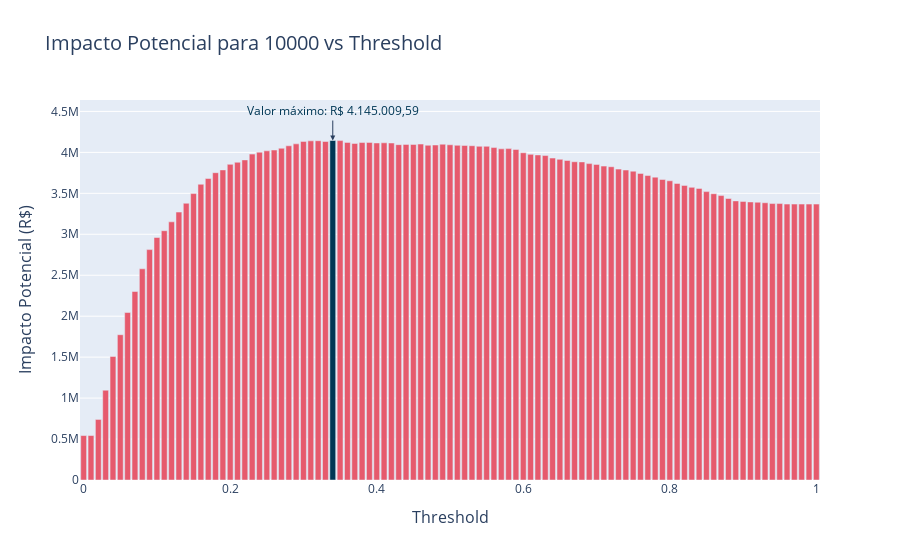

The cell this chart's notebook holds for it:
### Code cell
# Encontrar o índice e o valor do maior impacto_potencial
max_index = df_impact['impacto_potencial'].idxmax()
max_value = df_impact['impacto_potencial'].max()

# Criar gráfico de barras para o impacto total
fig_bar = px.bar(df_impact, x='threshold', y='impacto_potencial',
                 title=f'Impacto Potencial para {n_cliente} vs Threshold',
                 labels={'threshold': 'Threshold', 'impacto_potencial': 'Impacto Potencial (R$)'})

# Alterar a cor da barra máxima
colors = ['#e65a6d'] * len(df_impact) #red
colors[max_index] = '#003755'  # Destacar a barra máxima com cor azul

fig_bar.update_traces(marker_color=colors)

# Adicionar anotação para o valor mais alto
fig_bar.add_annotation(
    x=df_impact['threshold'][max_index],
    y=max_value,
    text=f'Valor máximo: R$ {valor(max_value)}',
    showarrow=True,
    arrowhead=2,
    ax=0,
    ay=-30,
    font=dict(color="#003755", size=12)
)

fig_bar.update_layout(
    title_font_size=20,
    xaxis_title_font_size=16,
    yaxis_title_font_size=16
)

fig_bar.show()

### Figure 1 — Plotly figure (JSON) as saved in the notebook; plotly's stock layout.template omitted (floating-point values rounded to 4 significant figures)
{"data": [{"alignmentgroup": "True", "hovertemplate": "Threshold=%{x}<br>Impacto Potencial (R$)=%{y}<extra></extra>", "legendgroup": "", "marker": {"color": ["#e65a6d", "#e65a6d", "#e65a6d", "#e65a6d", "#e65a6d", "#e65a6d", "#e65a6d", "#e65a6d", "#e65a6d", "#e65a6d", "#e65a6d", "#e65a6d", "#e65a6d", "#e65a6d", "#e65a6d", "#e65a6d", "#e65a6d", "#e65a6d", "#e65a6d", "#e65a6d", "#e65a6d", "#e65a6d", "#e65a6d", "#e65a6d", "#e65a6d", "#e65a6d", "#e65a6d", "#e65a6d", "#e65a6d", "#e65a6d", "#e65a6d", "#e65a6d", "#e65a6d", "#e65a6d", "#003755", "#e65a6d", "#e65a6d", "#e65a6d", "#e65a6d", "#e65a6d", "#e65a6d", "#e65a6d", "#e65a6d", "#e65a6d", "#e65a6d", "#e65a6d", "#e65a6d", "#e65a6d", "#e65a6d", "#e65a6d", "#e65a6d", "#e65a6d", "#e65a6d", "#e65a6d", "#e65a6d", "#e65a6d", "#e65a6d", "#e65a6d", "#e65a6d", "#e65a6d", "#e65a6d", "#e65a6d", "#e65a6d", "#e65a6d", "#e65a6d", "#e65a6d", "#e65a6d", "#e65a6d", "#e65a6d", "#e65a6d", "#e65a6d", "#e65a6d", "#e65a6d", "#e65a6d", "#e65a6d", "#e65a6d", "#e65a6d", "#e65a6d", "#e65a6d", "#e65a6d", "#e65a6d", "#e65a6d", "#e65a6d", "#e65a6d", "#e65a6d", "#e65a6d", "#e65a6d", "#e65a6d", "#e65a6d", "#e65a6d", "#e65a6d", "#e65a6d", "#e65a6d", "#e65a6d", "#e65a6d", "#e65a6d", "#e65a6d", "#e65a6d", "#e65a6d", "#e65a6d", "#e65a6d"], "pattern": {"shape": ""}}, "name": "", "offsetgroup": "", "orientation": "v", "showlegend": false, "textposition": "auto", "type": "bar", "x": [0, 0.01, 0.02, 0.03, 0.04, 0.05, 0.06, 0.07, 0.08, 0.09, 0.1, 0.11, 0.12, 0.13, 0.14, 0.15, 0.16, 0.17, 0.18, 0.19, 0.2, 0.21, 0.22, 0.23, 0.24, 0.25, 0.26, 0.27, 0.28, 0.29, 0.3, 0.31, 0.32, 0.33, 0.34, 0.35, 0.36, 0.37, 0.38, 0.39, 0.4, 0.41, 0.42, 0.43, 0.44, 0.45, 0.46, 0.47, 0.48, 0.49, 0.5, 0.51, 0.52, 0.53, 0.54, 0.55, 0.56, 0.57, 0.58, 0.59, 0.6, 0.61, 0.62, 0.63, 0.64, 0.65, 0.66, 0.67, 0.68, 0.69, 0.7, 0.71, 0.72, 0.73, 0.74, 0.75, 0.76, 0.77, 0.78, 0.79, 0.8, 0.81, 0.82, 0.83, 0.84, 0.85, 0.86, 0.87, 0.88, 0.89, 0.9, 0.91, 0.92, 0.93, 0.94, 0.95, 0.96, 0.97, 0.98, 0.99, 1], "xaxis": "x", "y": [542900.0, 542900.0, 739400.0, 1096000.0, 1508000.0, 1774000.0, 2045000.0, 2301000.0, 2579000.0, 2813000.0, 2961000.0, 3044000.0, 3152000.0, 3271000.0, 3378000.0, 3497000.0, 3610000.0, 3681000.0, 3752000.0, 3786000.0, 3854000.0, 3879000.0, 3908000.0, 3979000.0, 4002000.0, 4019000.0, 4029000.0, 4050000.0, 4080000.0, 4104000.0, 4134000.0, 4141000.0, 4142000.0, 4133000.0, 4145000.0, 4144000.0, 4122000.0, 4109000.0, 4120000.0, 4122000.0, 4115000.0, 4117000.0, 4114000.0, 4094000.0, 4098000.0, 4097000.0, 4102000.0, 4087000.0, 4090000.0, 4100000.0, 4093000.0, 4086000.0, 4084000.0, 4081000.0, 4074000.0, 4074000.0, 4059000.0, 4043000.0, 4046000.0, 4035000.0, 3995000.0, 3976000.0, 3969000.0, 3961000.0, 3931000.0, 3915000.0, 3901000.0, 3885000.0, 3884000.0, 3863000.0, 3853000.0, 3832000.0, 3825000.0, 3796000.0, 3785000.0, 3770000.0, 3743000.0, 3717000.0, 3698000.0, 3669000.0, 3653000.0, 3621000.0, 3597000.0, 3573000.0, 3560000.0, 3521000.0, 3495000.0, 3472000.0, 3437000.0, 3408000.0, 3401000.0, 3395000.0, 3391000.0, 3385000.0, 3375000.0, 3375000.0, 3369000.0, 3369000.0, 3369000.0, 3369000.0, 3369000.0], "yaxis": "y"}], "layout": {"annotations": [{"arrowhead": 2, "ax": 0, "ay": -30, "font": {"color": "#003755", "size": 12}, "showarrow": true, "text": "Valor máximo: R$ 4.145.009,59", "x": 0.34, "y": 4145000.0}], "barmode": "relative", "legend": {"tracegroupgap": 0}, "title": {"font": {"size": 20}, "text": "Impacto Potencial para 10000 vs Threshold"}, "xaxis": {"anchor": "y", "domain": [0, 1], "title": {"font": {"size": 16}, "text": "Threshold"}}, "yaxis": {"anchor": "x", "domain": [0, 1], "title": {"font": {"size": 16}, "text": "Impacto Potencial (R$)"}}}}
